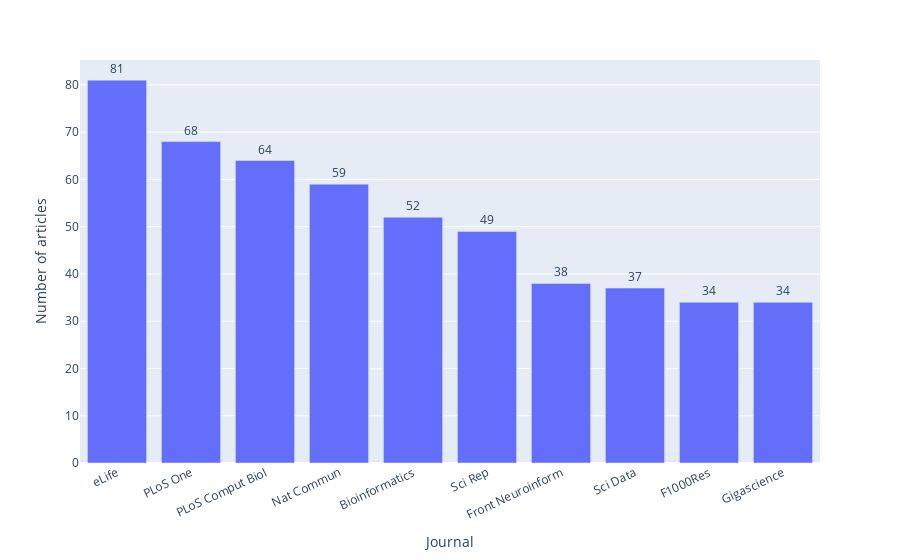

Notebook code for this chart:
### Code cell
# Articles per Journal
articles_per_journal.columns = ['Journal', 'Number of articles']
articles_per_journal_df = pd.DataFrame({'Journal':articles_per_journal.index, 'Number of articles':articles_per_journal.values})
display_plotlybar(articles_per_journal_df.head(10), 'Journal', 'Number of articles', 'articles_per_journal', yaxis_type='linear')

### Figure 1 — Plotly figure (JSON) as saved in the notebook; plotly's stock layout.template omitted (floating-point values rounded to 4 significant figures)
{"data": [{"alignmentgroup": "True", "hovertemplate": "Journal=%{x}<br>Number of articles=%{text}<extra></extra>", "legendgroup": "", "marker": {"color": "#636efa", "pattern": {"shape": ""}}, "name": "", "offsetgroup": "", "orientation": "v", "showlegend": false, "text": [81, 68, 64, 59, 52, 49, 38, 37, 34, 34], "textposition": "outside", "texttemplate": "%{text:s}", "type": "bar", "x": ["eLife", "PLoS One", "PLoS Comput Biol", "Nat Commun", "Bioinformatics", "Sci Rep", "Front Neuroinform", "Sci Data", "F1000Res", "Gigascience"], "xaxis": "x", "y": [81, 68, 64, 59, 52, 49, 38, 37, 34, 34], "yaxis": "y"}], "layout": {"autosize": true, "barmode": "relative", "legend": {"tracegroupgap": 0}, "margin": {"t": 60}, "uniformtext": {"minsize": 8, "mode": "hide"}, "xaxis": {"anchor": "y", "autorange": true, "domain": [0, 1], "range": [-0.5, 9.5], "tickangle": -25, "title": {"text": "Journal"}, "type": "category"}, "yaxis": {"anchor": "x", "autorange": true, "domain": [0, 1], "range": [0, 85.26], "title": {"text": "Number of articles"}, "type": "linear"}}}
